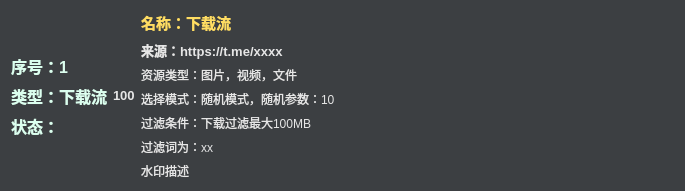
<?xml version="1.0" encoding="UTF-8"?>
<ui version="4.0">
 <class>Form_root</class>
 <widget class="QWidget" name="Form_root">
  <property name="geometry">
   <rect>
    <x>0</x>
    <y>0</y>
    <width>685</width>
    <height>148</height>
   </rect>
  </property>
  <property name="sizePolicy">
   <sizepolicy hsizetype="Preferred" vsizetype="Fixed">
    <horstretch>0</horstretch>
    <verstretch>0</verstretch>
   </sizepolicy>
  </property>
  <property name="windowTitle">
   <string>Form</string>
  </property>
  <property name="styleSheet">
   <string notr="true">*{
	background-color:#3c3f42;
	color: #e6e6e6;
}

*:disabled {
	background-color: #3c3f42;
	color: #afafaf;

}


</string>
  </property>
  <layout class="QHBoxLayout" name="horizontalLayout" stretch="0,0,8">
   <item>
    <layout class="QVBoxLayout" name="zuoce" stretch="0">
     <property name="spacing">
      <number>0</number>
     </property>
     <item>
      <layout class="QVBoxLayout" name="verticalLayout_5">
       <property name="spacing">
        <number>6</number>
       </property>
       <property name="sizeConstraint">
        <enum>QLayout::SetDefaultConstraint</enum>
       </property>
       <item>
        <spacer name="verticalSpacer">
         <property name="orientation">
          <enum>Qt::Vertical</enum>
         </property>
         <property name="sizeHint" stdset="0">
          <size>
           <width>20</width>
           <height>10</height>
          </size>
         </property>
        </spacer>
       </item>
       <item>
        <widget class="QLabel" name="dl_label_xu_hao">
         <property name="sizePolicy">
          <sizepolicy hsizetype="Preferred" vsizetype="Fixed">
           <horstretch>0</horstretch>
           <verstretch>0</verstretch>
          </sizepolicy>
         </property>
         <property name="font">
          <font>
           <pointsize>12</pointsize>
           <weight>75</weight>
           <bold>true</bold>
          </font>
         </property>
         <property name="styleSheet">
          <string notr="true">

*{
	
	color: rgb(220, 255, 239);

}

*:disabled {
	color: #afafaf;

}



</string>
         </property>
         <property name="text">
          <string>序号：1</string>
         </property>
        </widget>
       </item>
       <item>
        <widget class="QLabel" name="dl_label_lei_xin">
         <property name="sizePolicy">
          <sizepolicy hsizetype="Preferred" vsizetype="Fixed">
           <horstretch>0</horstretch>
           <verstretch>0</verstretch>
          </sizepolicy>
         </property>
         <property name="font">
          <font>
           <pointsize>12</pointsize>
           <weight>75</weight>
           <bold>true</bold>
          </font>
         </property>
         <property name="styleSheet">
          <string notr="true">

*{
	
	color: rgb(220, 255, 239);

}

*:disabled {
	color: #afafaf;

}



</string>
         </property>
         <property name="text">
          <string>类型：下载流</string>
         </property>
         <property name="alignment">
          <set>Qt::AlignLeading|Qt::AlignLeft|Qt::AlignVCenter</set>
         </property>
        </widget>
       </item>
       <item>
        <layout class="QHBoxLayout" name="horizontalLayout_2" stretch="0,0">
         <property name="spacing">
          <number>0</number>
         </property>
         <item>
          <widget class="QLabel" name="label_2">
           <property name="sizePolicy">
            <sizepolicy hsizetype="Fixed" vsizetype="Fixed">
             <horstretch>0</horstretch>
             <verstretch>0</verstretch>
            </sizepolicy>
           </property>
           <property name="font">
            <font>
             <pointsize>12</pointsize>
             <weight>75</weight>
             <bold>true</bold>
            </font>
           </property>
           <property name="styleSheet">
            <string notr="true">

*{
	
	color: rgb(220, 255, 239);

}

*:disabled {
	color: #afafaf;

}



</string>
           </property>
           <property name="text">
            <string>状态：</string>
           </property>
          </widget>
         </item>
         <item>
          <widget class="QCheckBox" name="checkBox_select">
           <property name="sizePolicy">
            <sizepolicy hsizetype="Preferred" vsizetype="Fixed">
             <horstretch>0</horstretch>
             <verstretch>0</verstretch>
            </sizepolicy>
           </property>
           <property name="font">
            <font>
             <pointsize>10</pointsize>
             <weight>75</weight>
             <bold>true</bold>
            </font>
           </property>
           <property name="layoutDirection">
            <enum>Qt::LeftToRight</enum>
           </property>
           <property name="autoFillBackground">
            <bool>false</bool>
           </property>
           <property name="styleSheet">
            <string notr="true">background-color: transparent;</string>
           </property>
           <property name="text">
            <string/>
           </property>
           <property name="iconSize">
            <size>
             <width>32</width>
             <height>32</height>
            </size>
           </property>
           <property name="checkable">
            <bool>true</bool>
           </property>
           <property name="checked">
            <bool>false</bool>
           </property>
           <property name="tristate">
            <bool>false</bool>
           </property>
          </widget>
         </item>
        </layout>
       </item>
       <item>
        <spacer name="verticalSpacer_2">
         <property name="orientation">
          <enum>Qt::Vertical</enum>
         </property>
         <property name="sizeHint" stdset="0">
          <size>
           <width>20</width>
           <height>10</height>
          </size>
         </property>
        </spacer>
       </item>
      </layout>
     </item>
    </layout>
   </item>
   <item>
    <widget class="QLabel" name="label_priority">
     <property name="font">
      <font>
       <pointsize>10</pointsize>
       <weight>75</weight>
       <bold>true</bold>
      </font>
     </property>
     <property name="styleSheet">
      <string notr="true">background-color: #00ffffff;</string>
     </property>
     <property name="text">
      <string>100</string>
     </property>
    </widget>
   </item>
   <item>
    <layout class="QVBoxLayout" name="verticalLayout">
     <property name="spacing">
      <number>6</number>
     </property>
     <property name="sizeConstraint">
      <enum>QLayout::SetDefaultConstraint</enum>
     </property>
     <item>
      <layout class="QVBoxLayout" name="verticalLayout_3">
       <property name="spacing">
        <number>6</number>
       </property>
       <property name="sizeConstraint">
        <enum>QLayout::SetDefaultConstraint</enum>
       </property>
       <item>
        <widget class="QLabel" name="dl_label_name">
         <property name="sizePolicy">
          <sizepolicy hsizetype="Preferred" vsizetype="Fixed">
           <horstretch>0</horstretch>
           <verstretch>0</verstretch>
          </sizepolicy>
         </property>
         <property name="font">
          <font>
           <pointsize>11</pointsize>
           <weight>75</weight>
           <bold>true</bold>
          </font>
         </property>
         <property name="styleSheet">
          <string notr="true">


*{
color: rgb(255, 221, 98);
}

*:disabled {
	color: #afafaf;

}



</string>
         </property>
         <property name="text">
          <string>名称：下载流</string>
         </property>
         <property name="wordWrap">
          <bool>true</bool>
         </property>
        </widget>
       </item>
       <item>
        <widget class="QLabel" name="dl_label_source">
         <property name="sizePolicy">
          <sizepolicy hsizetype="Preferred" vsizetype="Fixed">
           <horstretch>0</horstretch>
           <verstretch>0</verstretch>
          </sizepolicy>
         </property>
         <property name="font">
          <font>
           <pointsize>10</pointsize>
           <weight>75</weight>
           <bold>true</bold>
          </font>
         </property>
         <property name="styleSheet">
          <string notr="true"/>
         </property>
         <property name="text">
          <string>来源：https://t.me/xxxx</string>
         </property>
         <property name="wordWrap">
          <bool>false</bool>
         </property>
        </widget>
       </item>
      </layout>
     </item>
     <item>
      <layout class="QVBoxLayout" name="verticalLayout_2">
       <property name="sizeConstraint">
        <enum>QLayout::SetDefaultConstraint</enum>
       </property>
       <item>
        <widget class="QLabel" name="dl_label_dtpye">
         <property name="sizePolicy">
          <sizepolicy hsizetype="Preferred" vsizetype="Fixed">
           <horstretch>0</horstretch>
           <verstretch>0</verstretch>
          </sizepolicy>
         </property>
         <property name="font">
          <font>
           <pointsize>9</pointsize>
          </font>
         </property>
         <property name="text">
          <string>资源类型：图片，视频，文件</string>
         </property>
        </widget>
       </item>
       <item>
        <widget class="QLabel" name="dl_label_model">
         <property name="sizePolicy">
          <sizepolicy hsizetype="Preferred" vsizetype="Fixed">
           <horstretch>0</horstretch>
           <verstretch>0</verstretch>
          </sizepolicy>
         </property>
         <property name="font">
          <font>
           <pointsize>9</pointsize>
          </font>
         </property>
         <property name="text">
          <string>选择模式：随机模式，随机参数：10</string>
         </property>
        </widget>
       </item>
       <item>
        <widget class="QLabel" name="dl_label_filter_max">
         <property name="sizePolicy">
          <sizepolicy hsizetype="Preferred" vsizetype="Fixed">
           <horstretch>0</horstretch>
           <verstretch>0</verstretch>
          </sizepolicy>
         </property>
         <property name="font">
          <font>
           <pointsize>9</pointsize>
          </font>
         </property>
         <property name="text">
          <string>过滤条件：下载过滤最大100MB</string>
         </property>
        </widget>
       </item>
       <item>
        <widget class="QLabel" name="dl_label_filter_words">
         <property name="sizePolicy">
          <sizepolicy hsizetype="Preferred" vsizetype="Fixed">
           <horstretch>0</horstretch>
           <verstretch>0</verstretch>
          </sizepolicy>
         </property>
         <property name="font">
          <font>
           <pointsize>9</pointsize>
          </font>
         </property>
         <property name="text">
          <string>过滤词为：xx</string>
         </property>
        </widget>
       </item>
       <item>
        <widget class="QLabel" name="dl_label_water_desc">
         <property name="sizePolicy">
          <sizepolicy hsizetype="Preferred" vsizetype="Fixed">
           <horstretch>0</horstretch>
           <verstretch>0</verstretch>
          </sizepolicy>
         </property>
         <property name="font">
          <font>
           <pointsize>9</pointsize>
          </font>
         </property>
         <property name="text">
          <string>水印描述</string>
         </property>
        </widget>
       </item>
      </layout>
     </item>
    </layout>
   </item>
  </layout>
 </widget>
 <resources/>
 <connections/>
</ui>
